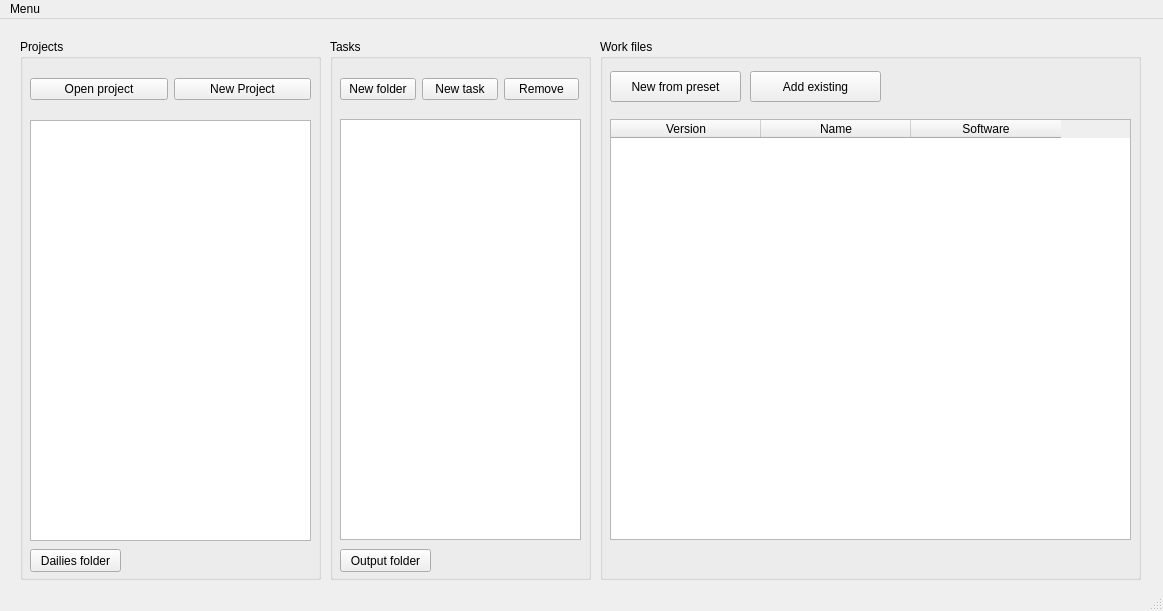
<?xml version="1.0" encoding="UTF-8"?>
<ui version="4.0">
 <class>MainWindow</class>
 <widget class="QMainWindow" name="MainWindow">
  <property name="geometry">
   <rect>
    <x>0</x>
    <y>0</y>
    <width>1163</width>
    <height>611</height>
   </rect>
  </property>
  <property name="windowTitle">
   <string>Lamp Project Browser</string>
  </property>
  <widget class="QWidget" name="centralwidget">
   <widget class="QGroupBox" name="taskBox">
    <property name="geometry">
     <rect>
      <x>330</x>
      <y>20</y>
      <width>261</width>
      <height>541</height>
     </rect>
    </property>
    <property name="title">
     <string>Tasks</string>
    </property>
    <widget class="QTreeView" name="tree_tasks">
     <property name="geometry">
      <rect>
       <x>10</x>
       <y>80</y>
       <width>241</width>
       <height>421</height>
      </rect>
     </property>
     <property name="uniformRowHeights">
      <bool>true</bool>
     </property>
     <property name="headerHidden">
      <bool>true</bool>
     </property>
    </widget>
    <widget class="QWidget" name="layoutWidget">
     <property name="geometry">
      <rect>
       <x>10</x>
       <y>30</y>
       <width>239</width>
       <height>41</height>
      </rect>
     </property>
     <layout class="QHBoxLayout" name="horizontalLayout">
      <item>
       <widget class="QPushButton" name="btn_add_folder">
        <property name="text">
         <string>New folder</string>
        </property>
       </widget>
      </item>
      <item>
       <widget class="QPushButton" name="btn_add_task">
        <property name="text">
         <string>New task</string>
        </property>
       </widget>
      </item>
      <item>
       <widget class="QPushButton" name="btn_del_task">
        <property name="text">
         <string>Remove</string>
        </property>
       </widget>
      </item>
     </layout>
    </widget>
    <widget class="QPushButton" name="btn_output">
     <property name="geometry">
      <rect>
       <x>10</x>
       <y>510</y>
       <width>91</width>
       <height>23</height>
      </rect>
     </property>
     <property name="text">
      <string>Output folder</string>
     </property>
    </widget>
   </widget>
   <widget class="QGroupBox" name="workfilesBox">
    <property name="geometry">
     <rect>
      <x>600</x>
      <y>20</y>
      <width>541</width>
      <height>541</height>
     </rect>
    </property>
    <property name="title">
     <string>Work files</string>
    </property>
    <widget class="QPushButton" name="btn_add_workfile">
     <property name="geometry">
      <rect>
       <x>10</x>
       <y>32</y>
       <width>131</width>
       <height>31</height>
      </rect>
     </property>
     <property name="text">
      <string>New from preset</string>
     </property>
    </widget>
    <widget class="QTableWidget" name="tbl_workfiles">
     <property name="geometry">
      <rect>
       <x>10</x>
       <y>80</y>
       <width>521</width>
       <height>421</height>
      </rect>
     </property>
     <property name="rowCount">
      <number>0</number>
     </property>
     <attribute name="horizontalHeaderVisible">
      <bool>true</bool>
     </attribute>
     <attribute name="horizontalHeaderCascadingSectionResizes">
      <bool>true</bool>
     </attribute>
     <attribute name="horizontalHeaderDefaultSectionSize">
      <number>150</number>
     </attribute>
     <attribute name="horizontalHeaderMinimumSectionSize">
      <number>100</number>
     </attribute>
     <attribute name="verticalHeaderStretchLastSection">
      <bool>false</bool>
     </attribute>
     <column>
      <property name="text">
       <string>Version</string>
      </property>
     </column>
     <column>
      <property name="text">
       <string>Name</string>
      </property>
     </column>
     <column>
      <property name="text">
       <string>Software</string>
      </property>
     </column>
    </widget>
    <widget class="QPushButton" name="btn_add_existing_workfile">
     <property name="geometry">
      <rect>
       <x>150</x>
       <y>32</y>
       <width>131</width>
       <height>31</height>
      </rect>
     </property>
     <property name="text">
      <string>Add existing</string>
     </property>
    </widget>
   </widget>
   <widget class="QGroupBox" name="groupBox">
    <property name="geometry">
     <rect>
      <x>20</x>
      <y>20</y>
      <width>301</width>
      <height>541</height>
     </rect>
    </property>
    <property name="title">
     <string>Projects</string>
    </property>
    <widget class="QListView" name="list_projects">
     <property name="geometry">
      <rect>
       <x>10</x>
       <y>81</y>
       <width>281</width>
       <height>421</height>
      </rect>
     </property>
    </widget>
    <widget class="QPushButton" name="btn_dailies">
     <property name="geometry">
      <rect>
       <x>10</x>
       <y>510</y>
       <width>91</width>
       <height>23</height>
      </rect>
     </property>
     <property name="text">
      <string>Dailies folder</string>
     </property>
    </widget>
    <widget class="QWidget" name="">
     <property name="geometry">
      <rect>
       <x>10</x>
       <y>30</y>
       <width>281</width>
       <height>41</height>
      </rect>
     </property>
     <layout class="QHBoxLayout" name="horizontalLayout_2">
      <item>
       <widget class="QPushButton" name="btn_open_project">
        <property name="text">
         <string>Open project</string>
        </property>
       </widget>
      </item>
      <item>
       <widget class="QPushButton" name="btn_new_project">
        <property name="text">
         <string>New Project</string>
        </property>
       </widget>
      </item>
     </layout>
    </widget>
   </widget>
  </widget>
  <widget class="QMenuBar" name="menubar">
   <property name="geometry">
    <rect>
     <x>0</x>
     <y>0</y>
     <width>1163</width>
     <height>21</height>
    </rect>
   </property>
   <widget class="QMenu" name="menuMenu">
    <property name="title">
     <string>Menu</string>
    </property>
    <addaction name="menu_settings"/>
    <addaction name="menu_exit"/>
   </widget>
   <addaction name="menuMenu"/>
  </widget>
  <widget class="QStatusBar" name="statusbar"/>
  <action name="menu_settings">
   <property name="text">
    <string>Settings</string>
   </property>
  </action>
  <action name="menu_exit">
   <property name="text">
    <string>Exit</string>
   </property>
  </action>
 </widget>
 <resources/>
 <connections/>
</ui>
